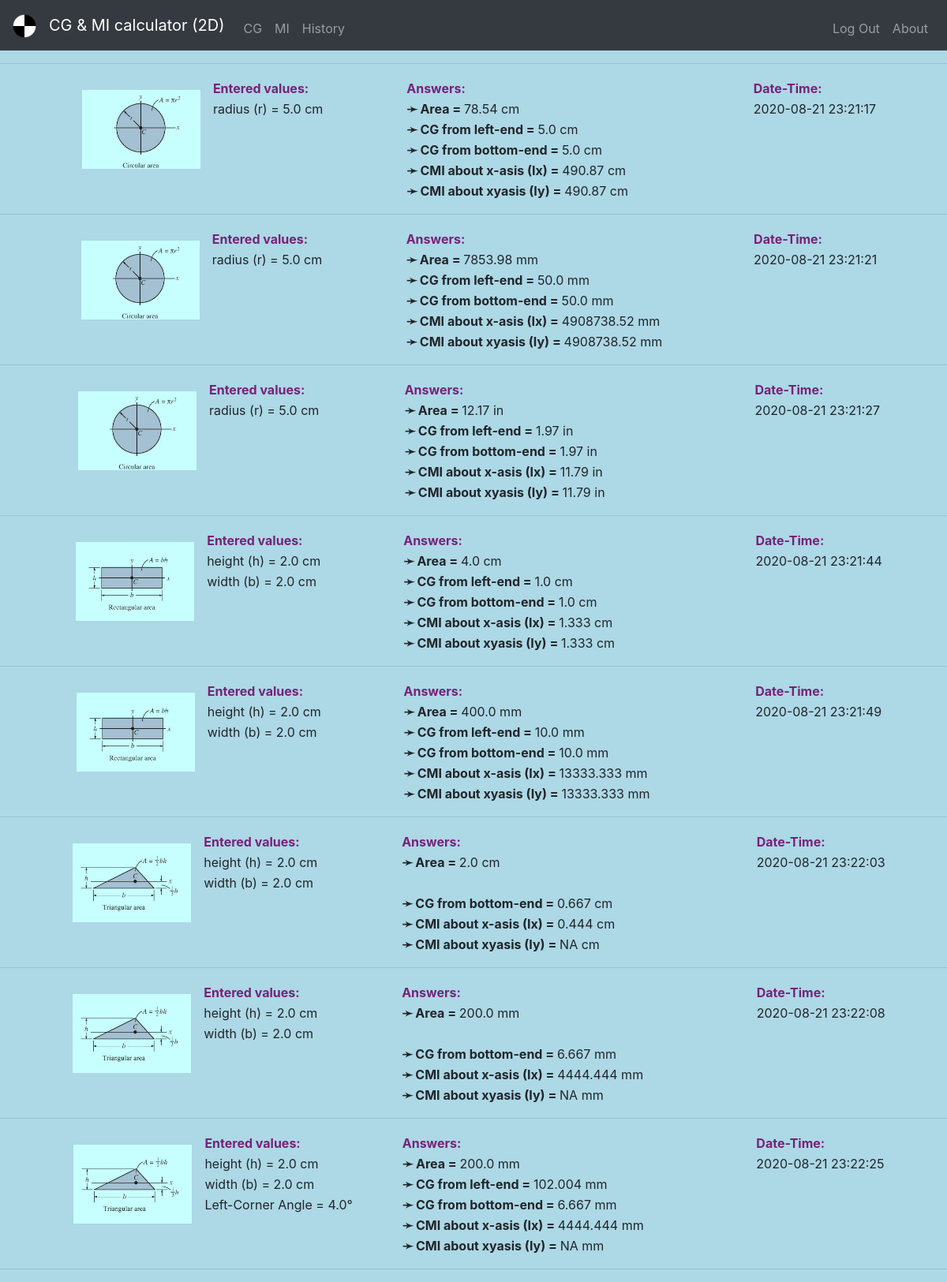
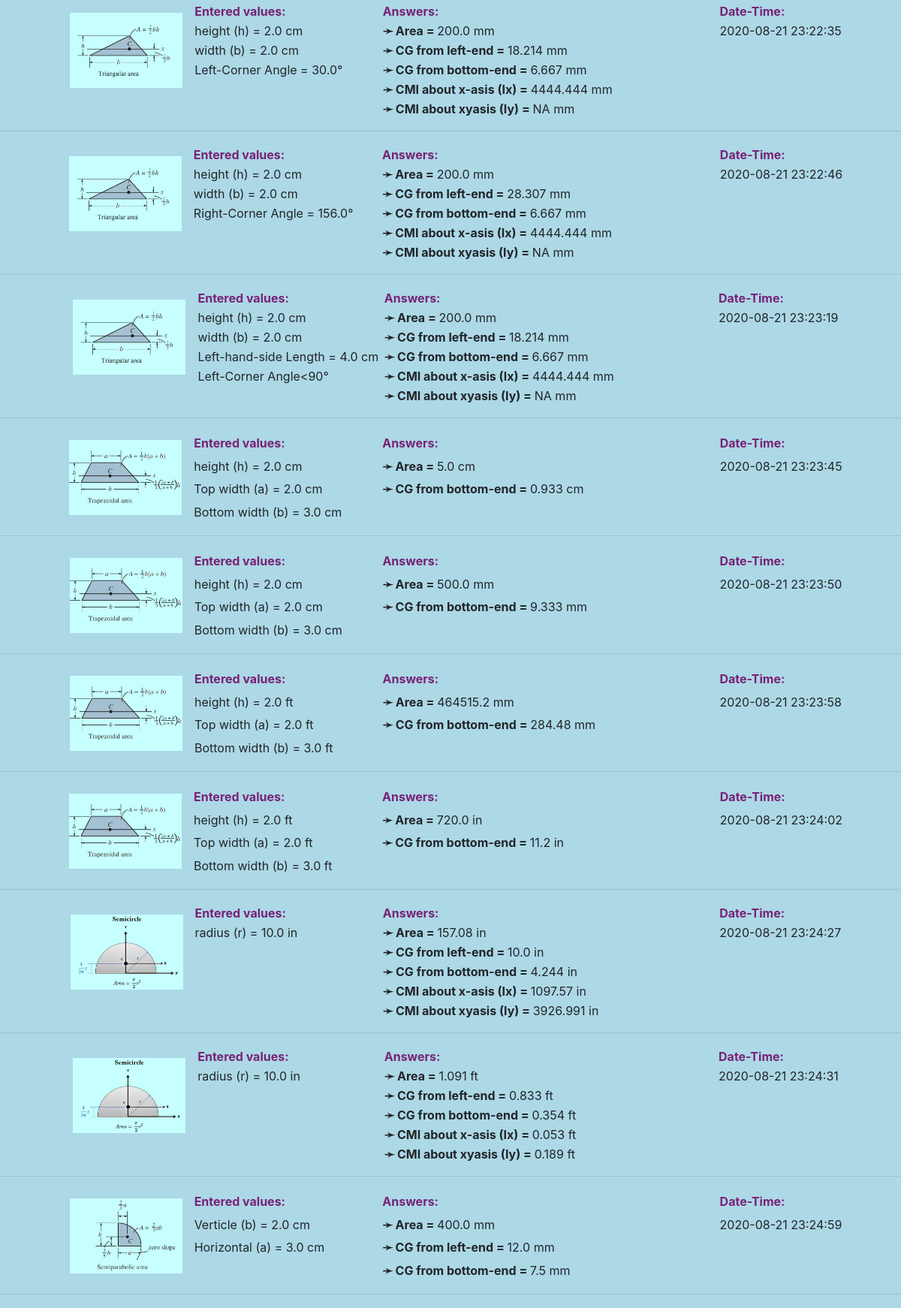
Screenshot of /history (signed in, upper part) with the database file from the repository (2 pictures, top to bottom).
### tables this page shows
CREATE TABLE 'history' ('id_users' INTEGER NOT NULL, 'shape' TEXT NOT NULL, 'input_unit' TEXT NOT NULL, 'r' TEXT NOT NULL,'h_OR_d' TEXT NOT NULL,'b_OR_bf' TEXT NOT NULL, 'a' TEXT NOT NULL, 'tf' TEXT NOT NULL, 'tw' TEXT NOT NULL,'third_dim_type' TEXT NOT NULL,'third_dim_value' TEXT NOT NULL, 'ans_unit' TEXT NOT NULL, 'Area' TEXT NOT NULL, 'CGL' TEXT NOT NULL,'CGB' TEXT NOT NULL, 'MIx' TEXT NOT NULL, 'MIy' TEXT NOT NULL, 'angle_opt' TEXT, time TEXT);

### application.py (the view)
@app.route("/history")
@login_required
def history():
    user_history = db.execute("SELECT * FROM history WHERE id_users = :id_users;", id_users=session["user_id"])
    if not user_history:
        flash("You currently have no history to view.")
    return render_template("history.html", history=user_history)

### application.py (called while the page is built)
@app.after_request
def after_request(response):
    response.headers["Cache-Control"] = "no-cache, no-store, must-revalidate"
    response.headers["Expires"] = 0
    response.headers["Pragma"] = "no-cache"
    return response

### helpers.py (called while the page is built)
def login_required(f):
    @wraps(f)
    def decorated_function(*args, **kwargs):
        if session.get("user_id") is None:
            return redirect("/login")
        return f(*args, **kwargs)
    return decorated_function

### templates/history.html (shortened to what this page needs)
<!DOCTYPE html>
<html lang="en">
    <head>
        <link href="https://maxcdn.bootstrapcdn.com/bootstrap/4.1.3/css/bootstrap.min.css" rel="stylesheet">
        <link rel="stylesheet" href="/static/styles.css">
        <link rel="stylesheet" href="https://stackpath.bootstrapcdn.com/bootstrap/4.5.0/css/bootstrap.min.css">
    </head>
    <body class="body">
        <nav class="navbar navbar-expand-md navbar-dark bg-dark">
            <a class="navbar-brand" href="/" title="homepage"><img src="/static/images/cg_icon.svg.png" width="30" height="30" alt="CG_Icon"></a>
            <a class="navbar-brand"  href="/" title="Center of Gravity and Moment of Inetria Calculator">CG & MI calculator (2D)</a>
            <div class="collapse navbar-collapse" id="navbar">
                    <ul class="navbar-nav mr-auto mt-2">
                        <li><a class="nav-link"  href="/cg" title="Center of Gravity">CG</a></li>
                        <li><a class="nav-link"  href="/mi" title="Moment of Inertia">MI</a></li>
                        <li><a class="nav-link"  href="/history" title="lookup old calculation">History</a></li>
                    </ul>
                {% if session.user_id %}
                    <ul class="navbar-nav ml-auto mt-2">
                        <li><a class="nav-link"  href="/logout">Log Out</a></li>
                        <li><a class="nav-link" href="/about">About</a></li>
                    </ul>
                {% endif %}
        </nav>
    {% for rows in history %}
        {% if rows["shape"] == "Circle" %}
        <table>
            <hr>
            <tr>
                <td></td>
                <td></td>
            </tr>
            <tr style="font-size: 16px; color: #727">
                <td rowspan="5" ><img src="/static/images/Circular.jpg" class = "style_images_history" alt="circle_image"></td>
                <td class="inputs"><b>Entered values: </b></td>
                <td class="answers"><b>Answers:</b></td>
                <td ><b>Date-Time:</b></td>
            </tr>
            <tr>
                <td>radius (r) = {{ rows["r"] }} {{ rows["input_unit"] }}</td>
                <td><b>➛ Area = </b>{{ rows["Area"] }} {{ rows["ans_unit"] }}</td>
                <td title="The time when it was calculated">{{ rows["time"] }}</td>
            </tr>
            <tr>
                <td></td>
                <td><b>➛ CG from left-end  = </b>{{ rows["CGL"] }} {{ rows["ans_unit"] }}</td>
            </tr>
            <tr>
                <td></td>
                <td><b>➛ CG from bottom-end  = </b>{{ rows["CGB"] }} {{ rows["ans_unit"] }}</td>
            </tr>
            <tr>
                <td></td>
                <td><b>➛ CMI about x-asis (Ix) = </b>{{ rows["MIx"] }} {{ rows["ans_unit"] }}</td>
            </tr>
            <tr>
                <td></td>
                <td></td>
                <td><b>➛ CMI about xyasis (Iy) = </b>{{ rows["MIy"] }} {{ rows["ans_unit"] }}</td>
            </tr>
        </table>
        {% endif %}
        {% if rows["shape"] == "Rectangle" %}
        <table>
            <hr>
            <tr>
                <td></td>
                <td></td>
            </tr>
            <tr style="font-size: 16px; color: #727">
                <td rowspan="5" ><img src="/static/images/Rectangular.jpg" class = "style_images_history" alt="circle_image"></td>
                <td class="inputs"><b>Entered values: </b></td>
                <td class="answers"><b>Answers:</b></td>
                <td><b>Date-Time:</b></td>
            </tr>
            <tr>
                <td>height (h) = {{ rows["h_OR_d"] }} {{ rows["input_unit"] }}</td>
                <td><b>➛ Area = </b>{{ rows["Area"] }} {{ rows["ans_unit"] }}</td>
                <td title="The time when it was calculated">{{ rows["time"] }}</td>
            </tr>
            <tr>
                <td>width (b) = {{ rows["b_OR_bf"] }} {{ rows["input_unit"] }}</td>
                <td><b>➛ CG from left-end  = </b>{{ rows["CGL"] }} {{ rows["ans_unit"] }}</td>
            </tr>
            <tr>
                <td></td>
                <td><b>➛ CG from bottom-end  = </b>{{ rows["CGB"] }} {{ rows["ans_unit"] }}</td>
            </tr>
            <tr>
                <td></td>
                <td><b>➛ CMI about x-asis (Ix) = </b>{{ rows["MIx"] }} {{ rows["ans_unit"] }}</td>
            </tr>
            <tr>
                <td></td>
                <td></td>
                <td><b>➛ CMI about xyasis (Iy) = </b>{{ rows["MIy"] }} {{ rows["ans_unit"] }}</td>
            </tr>
        </table>
        {% endif %}
        {% if rows["shape"] == "Triangle" %}
        <table>
            <hr>
            <tr>
                <td></td>
                <td></td>
            </tr>
            <tr style="font-size: 16px; color: #727">
                <td rowspan="5" ><img src="/static/images/Triangular.jpg" class = "style_images_history" alt="circle_image"></td>
                <td class="inputs"><b>Entered values: </b></td>
                <td class="answers"><b>Answers:</b></td>
                <td><b>Date-Time:</b></td>
            </tr>
            <tr>
                <td>height (h) = {{ rows["h_OR_d"] }} {{ rows["input_unit"] }}</td>
                <td><b>➛ Area = </b>{{ rows["Area"] }} {{ rows["ans_unit"] }}</td>
                <td title="The time when it was calculated">{{ rows["time"] }}</td>
            </tr>
            <tr>
                <td>width (b) = {{ rows["b_OR_bf"] }} {{ rows["input_unit"] }}</td>
                {% if rows["CGL"] != "Must provide third Dimention" %}
                <td><b>➛ CG from left-end  = </b>{{ rows["CGL"] }} {{ rows["ans_unit"] }}</td>
                {% endif %}
            </tr>
            <tr>
                {% if rows["third_dim_type"] == "angle_L" %}
                    <td>Left-Corner Angle = {{ rows["third_dim_value"] }}°</td>
                {% elif rows["third_dim_type"] == "angle_R" %}
                    <td>Right-Corner Angle = {{ rows["third_dim_value"] }}°</td>
                {% elif rows["third_dim_type"] == "length_L" %}
                    <td>Left-hand-side Length = {{ rows["third_dim_value"] }} {{ rows["input_unit"] }}</td>
                {% elif rows["third_dim_type"] == "length_R" %}
                    <td>Right-hand-side Length = {{ rows["third_dim_value"] }} {{ rows["input_unit"] }}</td>
                {% else %}
                    <td></td>
                {% endif %}
                <td><b>➛ CG from bottom-end  = </b>{{ rows["CGB"] }} {{ rows["ans_unit"] }}</td>
            </tr>
            <tr>
                {% if rows["third_dim_type"] == "length_L" %}
                    <td>Left-Corner Angle{{ rows["angle_opt"] }}°</td>
                {% elif rows["third_dim_type"] == "length_R" %}
                    <td>Right-Corner Angle{{ rows["angle_opt"] }}°</td>
                {% else %}
                    <td></td>
                {% endif %}
                <td><b>➛ CMI about x-asis (Ix) = </b>{{ rows["MIx"] }} {{ rows["ans_unit"] }}</td>
            </tr>
            <tr>
                <td></td>
                <td></td>
                <td><b>➛ CMI about xyasis (Iy) = </b>{{ rows["MIy"] }} {{ rows["ans_unit"] }}</td>
            </tr>
        </table>
        {% endif %}
        {% if rows["shape"] == "Trapezoid" %}
        <table>
            <hr>
            <tr>
                <td></td>
                <td></td>
            </tr>
            <tr style="font-size: 16px; color: #727">
                <td rowspan="5" ><img src="/static/images/Trapezoidal.jpg" class = "style_images_history" alt="circle_image"></td>
                <td class="inputs"><b>Entered values: </b></td>
                <td class="answers"><b>Answers:</b></td>
                <td><b>Date-Time:</b></td>
            </tr>
            <tr>
                <td>height (h) = {{ rows["h_OR_d"] }} {{ rows["input_unit"] }}</td>
                <td><b>➛ Area = </b>{{ rows["Area"] }} {{ rows["ans_unit"] }}</td>
                <td title="The time when it was calculated">{{ rows["time"] }}</td>
            </tr>
            <tr>
                <td>Top width (a) = {{ rows["a"] }} {{ rows["input_unit"] }}</td>
                <td><b>➛ CG from bottom-end  = </b>{{ rows["CGB"] }} {{ rows["ans_unit"] }}</td>
            </tr>
            <tr>
                <td>Bottom width (b) = {{ rows["b_OR_bf"] }} {{ rows["input_unit"] }}</td>
            </tr>
        </table>
        {% endif %}
        {% if rows["shape"] == "Semicircle" %}
        <table>
            <hr>
            <tr>
                <td></td>
                <td></td>
            </tr>
            <tr style="font-size: 16px; color: #727">
                <td rowspan="5" ><img src="/static/images/semicircle.png" class = "style_images_history" alt="circle_image"></td>
                <td class="inputs"><b>Entered values: </b></td>
                <td class="answers"><b>Answers:</b></td>
                <td ><b>Date-Time:</b></td>
            </tr>
            <tr>
                <td>radius (r) = {{ rows["r"] }} {{ rows["input_unit"] }}</td>
                <td><b>➛ Area = </b>{{ rows["Area"] }} {{ rows["ans_unit"] }}</td>
                <td title="The time when it was calculated">{{ rows["time"] }}</td>
            </tr>
            <tr>
                <td></td>
                <td><b>➛ CG from left-end  = </b>{{ rows["CGL"] }} {{ rows["ans_unit"] }}</td>
            </tr>
            <tr>
                <td></td>
                <td><b>➛ CG from bottom-end  = </b>{{ rows["CGB"] }} {{ rows["ans_unit"] }}</td>
            </tr>
            <tr>
                <td></td>
                <td><b>➛ CMI about x-asis (Ix) = </b>{{ rows["MIx"] }} {{ rows["ans_unit"] }}</td>
            </tr>
            <tr>
                <td></td>
                <td></td>
                <td><b>➛ CMI about xyasis (Iy) = </b>{{ rows["MIy"] }} {{ rows["ans_unit"] }}</td>
            </tr>
        </table>
        {% endif %}
        {% if rows["shape"] == "Semiparabola" %}
        <table>
            <hr>
            <tr>
                <td></td>
                <td></td>
            </tr>
            <tr style="font-size: 16px; color: #727">
                <td rowspan="5" ><img src="/static/images/Semiparabolic.jpg" class = "style_images_history" alt="circle_image"></td>
                <td class="inputs"><b>Entered values: </b></td>
                <td class="answers"><b>Answers:</b></td>
                <td><b>Date-Time:</b></td>
            </tr>
            <tr>
                <td>Verticle (b) = {{ rows["b_OR_bf"] }} {{ rows["input_unit"] }}</td>
                <td><b>➛ Area = </b>{{ rows["Area"] }} {{ rows["ans_unit"] }}</td>
                <td title="The time when it was calculated">{{ rows["time"] }}</td>
            </tr>
            <tr>
                <td>Horizontal (a) = {{ rows["a"] }} {{ rows["input_unit"] }}</td>
                <td><b>➛ CG from left-end  = </b>{{ rows["CGL"] }} {{ rows["ans_unit"] }}</td>
            </tr>
            <tr>
                <td></td>
                <td><b>➛ CG from bottom-end  = </b>{{ rows["CGB"] }} {{ rows["ans_unit"] }}</td>
            </tr>
        </table>
        {% endif %}
        {% if rows["shape"] == "Ellipse" %}
        <table>
            <hr>
        </table>
        {% endif %}
    {% endfor %}
    </body>
</html>

### static/styles.css (style rules this page uses)
.body { background-color: lightblue; }
.style_images_history { max-width: 150px; margin: 10px; }

### templates/history.html (style rules this page uses)
table { margin: 10px; margin-left: auto; margin-right: auto; }
td { padding-left: 5px; }
.inputs { width: 24%; }
.answers { width: 43%; }

### rows the page displays
history: r "5.0", input_unit "cm", Area "78.54", ans_unit "cm", time "2020-08-21 23:21:17", CGL "5.0", CGB "5.0", MIx "490.87", MIy "490.87"
history: r "5.0", input_unit "cm", Area "7853.98", ans_unit "mm", time "2020-08-21 23:21:21", CGL "50.0", CGB "50.0", MIx "4908738.52", MIy "4908738.52"
history: r "5.0", input_unit "cm", Area "12.17", ans_unit "in", time "2020-08-21 23:21:27", CGL "1.97", CGB "1.97", MIx "11.79", MIy "11.79"
history: h_OR_d "2.0", input_unit "cm", Area "4.0", ans_unit "cm", time "2020-08-21 23:21:44", b_OR_bf "2.0", CGL "1.0", CGB "1.0", MIx "1.333", MIy "1.333"
history: h_OR_d "2.0", input_unit "cm", Area "400.0", ans_unit "mm", time "2020-08-21 23:21:49", b_OR_bf "2.0", CGL "10.0", CGB "10.0", MIx "13333.333", MIy "13333.333"
history: h_OR_d "2.0", input_unit "cm", Area "2.0", ans_unit "cm", time "2020-08-21 23:22:03", b_OR_bf "2.0", CGB "0.667", MIx "0.444", MIy "NA"
history: h_OR_d "2.0", input_unit "cm", Area "200.0", ans_unit "mm", time "2020-08-21 23:22:08", b_OR_bf "2.0", CGB "6.667", MIx "4444.444", MIy "NA"
history: h_OR_d "2.0", input_unit "cm", Area "200.0", ans_unit "mm", time "2020-08-21 23:22:25", b_OR_bf "2.0", CGL "102.004", third_dim_value "4.0", CGB "6.667", MIx "4444.444", MIy "NA"
history: h_OR_d "2.0", input_unit "cm", Area "200.0", ans_unit "mm", time "2020-08-21 23:22:35", b_OR_bf "2.0", CGL "18.214", third_dim_value "30.0", CGB "6.667", MIx "4444.444", MIy "NA"
history: h_OR_d "2.0", input_unit "cm", Area "200.0", ans_unit "mm", time "2020-08-21 23:22:46", b_OR_bf "2.0", CGL "28.307", third_dim_value "156.0", CGB "6.667", MIx "4444.444", MIy "NA"
history: h_OR_d "2.0", input_unit "cm", Area "200.0", ans_unit "mm", time "2020-08-21 23:23:19", b_OR_bf "2.0", CGL "18.214", third_dim_value "4.0", CGB "6.667", angle_opt "<90", MIx "4444.444", MIy "NA"
history: h_OR_d "2.0", input_unit "cm", Area "5.0", ans_unit "cm", time "2020-08-21 23:23:45", a "2.0", CGB "0.933", b_OR_bf "3.0"
history: h_OR_d "2.0", input_unit "cm", Area "500.0", ans_unit "mm", time "2020-08-21 23:23:50", a "2.0", CGB "9.333", b_OR_bf "3.0"
history: h_OR_d "2.0", input_unit "ft", Area "464515.2", ans_unit "mm", time "2020-08-21 23:23:58", a "2.0", CGB "284.48", b_OR_bf "3.0"
history: h_OR_d "2.0", input_unit "ft", Area "720.0", ans_unit "in", time "2020-08-21 23:24:02", a "2.0", CGB "11.2", b_OR_bf "3.0"
history: r "10.0", input_unit "in", Area "157.08", ans_unit "in", time "2020-08-21 23:24:27", CGL "10.0", CGB "4.244", MIx "1097.57", MIy "3926.991"
history: r "10.0", input_unit "in", Area "1.091", ans_unit "ft", time "2020-08-21 23:24:31", CGL "0.833", CGB "0.354", MIx "0.053", MIy "0.189"
history: b_OR_bf "2.0", input_unit "cm", Area "400.0", ans_unit "mm", time "2020-08-21 23:24:59", a "3.0", CGL "12.0", CGB "7.5"
